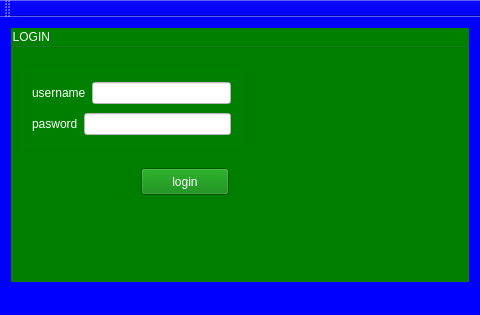
<?xml version="1.0" encoding="UTF-8"?>
<ui version="4.0">
 <class>MainWindow</class>
 <widget class="QMainWindow" name="MainWindow">
  <property name="geometry">
   <rect>
    <x>0</x>
    <y>0</y>
    <width>480</width>
    <height>315</height>
   </rect>
  </property>
  <property name="windowTitle">
   <string>MainWindow</string>
  </property>
  <property name="styleSheet">
   <string notr="true">BACKGROUND-COLOR: BLUE;
</string>
  </property>
  <widget class="QWidget" name="centralWidget">
   <layout class="QVBoxLayout" name="verticalLayout_2">
    <item>
     <widget class="QGroupBox" name="groupBox">
      <property name="styleSheet">
       <string notr="true">color:white;
background-color:green;</string>
      </property>
      <property name="title">
       <string>LOGIN </string>
      </property>
      <widget class="QPushButton" name="pushButton">
       <property name="geometry">
        <rect>
         <x>130</x>
         <y>140</y>
         <width>88</width>
         <height>27</height>
        </rect>
       </property>
       <property name="text">
        <string>login</string>
       </property>
      </widget>
      <widget class="QWidget" name="layoutWidget">
       <property name="geometry">
        <rect>
         <x>10</x>
         <y>40</y>
         <width>221</width>
         <height>81</height>
        </rect>
       </property>
       <layout class="QVBoxLayout" name="verticalLayout">
        <item>
         <layout class="QHBoxLayout" name="horizontalLayout_2">
          <item>
           <widget class="QLabel" name="label">
            <property name="text">
             <string>username</string>
            </property>
           </widget>
          </item>
          <item>
           <widget class="QLineEdit" name="lineEdit">
            <property name="autoFillBackground">
             <bool>false</bool>
            </property>
            <property name="styleSheet">
             <string notr="true">color:blue;
background-color:white;</string>
            </property>
            <property name="clearButtonEnabled">
             <bool>true</bool>
            </property>
           </widget>
          </item>
         </layout>
        </item>
        <item>
         <layout class="QHBoxLayout" name="horizontalLayout">
          <item>
           <widget class="QLabel" name="label_2">
            <property name="text">
             <string>pasword</string>
            </property>
           </widget>
          </item>
          <item>
           <widget class="QLineEdit" name="lineEdit_2">
            <property name="styleSheet">
             <string notr="true">color:blue;
background-color:white;</string>
            </property>
            <property name="echoMode">
             <enum>QLineEdit::Password</enum>
            </property>
            <property name="clearButtonEnabled">
             <bool>true</bool>
            </property>
           </widget>
          </item>
         </layout>
        </item>
       </layout>
      </widget>
      <widget class="QLabel" name="label_logo">
       <property name="geometry">
        <rect>
         <x>280</x>
         <y>28</y>
         <width>121</width>
         <height>121</height>
        </rect>
       </property>
       <property name="text">
        <string/>
       </property>
      </widget>
     </widget>
    </item>
   </layout>
  </widget>
  <widget class="QMenuBar" name="menuBar">
   <property name="geometry">
    <rect>
     <x>0</x>
     <y>0</y>
     <width>480</width>
     <height>24</height>
    </rect>
   </property>
  </widget>
  <widget class="QToolBar" name="mainToolBar">
   <attribute name="toolBarArea">
    <enum>TopToolBarArea</enum>
   </attribute>
   <attribute name="toolBarBreak">
    <bool>false</bool>
   </attribute>
  </widget>
  <widget class="QStatusBar" name="statusBar"/>
 </widget>
 <layoutdefault spacing="6" margin="11"/>
 <resources/>
 <connections/>
</ui>
